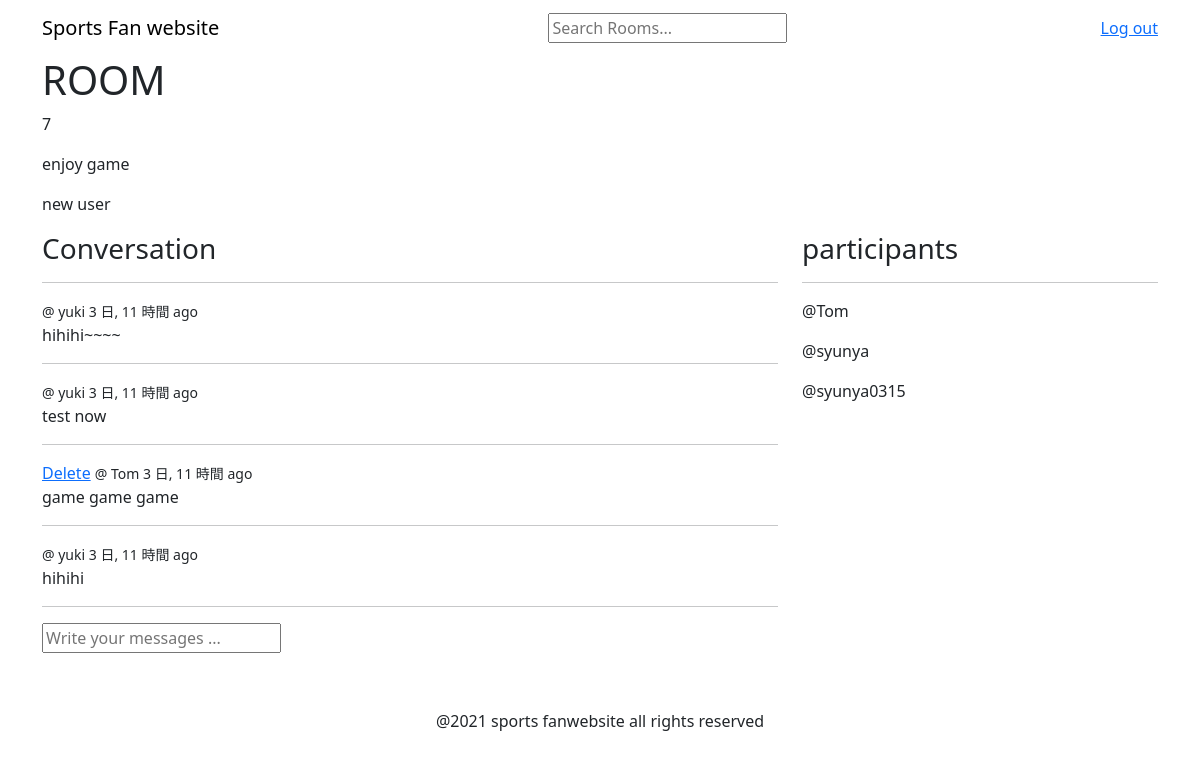
Page /room/7/ (signed in) on the committed database.
### base/models.py (models this page shows, shortened)
class Room(models.Model):
    host = models.ForeignKey(User, on_delete=models.SET_NULL, null=True)
    topic = models.ForeignKey(Topic, on_delete=models.SET_NULL, null=True)
    name = models.CharField(max_length=200)
    description = models.TextField(null=True, blank=True)
    participants =models.ManyToManyField(User, related_name='participants', blank=True)
    updated = models.DateTimeField(auto_now=True)
    created = models.DateTimeField(auto_now_add=True)
    class Meta:
        ordering = ['-updated', '-created']

class Message(models.Model):
    user = models.ForeignKey(User, on_delete=models.CASCADE)
    room = models.ForeignKey(Room, on_delete=models.CASCADE)
    body = models.TextField()
    updated = models.DateTimeField(auto_now=True)
    created = models.DateTimeField(auto_now_add=True)

### base/views.py (the view, shortened to what this page needs)
# urls.py: path('room/<str:pk>/', views.room, name="room"),
def room(request, pk):
    room = Room.objects.get(id=pk)
    room_messages = room.message_set.all().order_by('-created')
    participants = room.participants.all()
    context = {
        'room': room,
        'room_messages': room_messages,
        'participants': participants
    }
    return render(request, 'base/room.html', context)

### templates/base/room.html (shortened to what this page needs)
{% extends 'base/base.html' %}
{% block main %}
<div class="container">
    <h1>ROOM</h1>
    <p> {{ room.id }}</p>
    <p> {{ room.name }}</p>
    <p> {{ room.description }}</p>
    <div class="row">
        <div class="col-8">
            <div class="comment-wrapper">
                <h3>Conversation</h3>
                <hr>
                {% for message in room_messages %}
                    <div>
                        {% if request.user == message.user %}
                            <a href="{% url  'delete-message' message.id %}">Delete</a>
                        {% endif %}
                            <small>@ {{message.user}} {{ message.created|timesince }} ago</small>
                            <p> {{ message.body }}</p>
                            <hr>
                    </div>
                {% endfor %}
                {% if request.user.is_authenticated %}
                    <div class="comment-form">
                        <form action="" method="POST">
                            <input type="text" name="body" placeholder="Write your messages ..."/>
                        </form>
                    </div>
                {% endif %}
            </div>
        </div>
        <div class="col-4">
            <div class="participants-wrapper">
                <h3>participants</h3>
                <hr>
                {% for participant in participants %}
                    <p>@{{ participant }}</p>
                {% endfor %}
            </div>
        </div>
    </div>
</div>
{% endblock main %}

### rows in the picture
Room: id "7", name "enjoy game", description "new user"
Message: user "yuki", created "3 日, 11 時間", body "hihihi~~~~"
Message: user "yuki", created "3 日, 11 時間", body "test now"
Message: shows "Delete", user "Tom", created "3 日, 11 時間", body "game game game"
Message: user "yuki", created "3 日, 11 時間", body "hihihi"

### other values in the picture
{{ participant }} "Tom"
{{ participant }} "syunya"
{{ participant }} "syunya0315"
